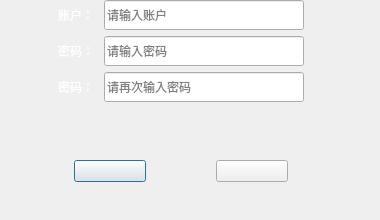
<?xml version="1.0" encoding="UTF-8"?>
<ui version="4.0">
 <class>NewLogininDialog</class>
 <widget class="QDialog" name="NewLogininDialog">
  <property name="geometry">
   <rect>
    <x>0</x>
    <y>0</y>
    <width>380</width>
    <height>220</height>
   </rect>
  </property>
  <property name="minimumSize">
   <size>
    <width>380</width>
    <height>220</height>
   </size>
  </property>
  <property name="maximumSize">
   <size>
    <width>380</width>
    <height>220</height>
   </size>
  </property>
  <property name="windowTitle">
   <string>随手记--注册</string>
  </property>
  <property name="styleSheet">
   <string notr="true">#NewLogininDialog{border-image: url(:/new/prefix1/image/登陆界面背景.png);}</string>
  </property>
  <widget class="QWidget" name="layoutWidget">
   <property name="geometry">
    <rect>
     <x>10</x>
     <y>0</y>
     <width>342</width>
     <height>233</height>
    </rect>
   </property>
   <layout class="QVBoxLayout" name="verticalLayout">
    <item>
     <layout class="QHBoxLayout" name="horizontalLayout_3">
      <item>
       <spacer name="horizontalSpacer_2">
        <property name="orientation">
         <enum>Qt::Horizontal</enum>
        </property>
        <property name="sizeHint" stdset="0">
         <size>
          <width>40</width>
          <height>20</height>
         </size>
        </property>
       </spacer>
      </item>
      <item>
       <widget class="QLabel" name="labelUser">
        <property name="minimumSize">
         <size>
          <width>40</width>
          <height>30</height>
         </size>
        </property>
        <property name="maximumSize">
         <size>
          <width>40</width>
          <height>30</height>
         </size>
        </property>
        <property name="styleSheet">
         <string notr="true">color: rgb(255, 255, 255);</string>
        </property>
        <property name="text">
         <string>账户：</string>
        </property>
       </widget>
      </item>
      <item>
       <widget class="QLineEdit" name="usrLineEdit">
        <property name="minimumSize">
         <size>
          <width>200</width>
          <height>30</height>
         </size>
        </property>
        <property name="maximumSize">
         <size>
          <width>200</width>
          <height>30</height>
         </size>
        </property>
        <property name="styleSheet">
         <string notr="true">border-image: url(:/new/prefix1/image/万能背景.png);</string>
        </property>
        <property name="placeholderText">
         <string>请输入账户</string>
        </property>
       </widget>
      </item>
      <item>
       <spacer name="horizontalSpacer_4">
        <property name="orientation">
         <enum>Qt::Horizontal</enum>
        </property>
        <property name="sizeHint" stdset="0">
         <size>
          <width>40</width>
          <height>20</height>
         </size>
        </property>
       </spacer>
      </item>
     </layout>
    </item>
    <item>
     <layout class="QHBoxLayout" name="horizontalLayout_2">
      <item>
       <spacer name="horizontalSpacer_5">
        <property name="orientation">
         <enum>Qt::Horizontal</enum>
        </property>
        <property name="sizeHint" stdset="0">
         <size>
          <width>40</width>
          <height>20</height>
         </size>
        </property>
       </spacer>
      </item>
      <item>
       <widget class="QLabel" name="labelPassword">
        <property name="minimumSize">
         <size>
          <width>40</width>
          <height>30</height>
         </size>
        </property>
        <property name="maximumSize">
         <size>
          <width>40</width>
          <height>30</height>
         </size>
        </property>
        <property name="styleSheet">
         <string notr="true">color: rgb(255, 255, 255);</string>
        </property>
        <property name="text">
         <string>密码：</string>
        </property>
       </widget>
      </item>
      <item>
       <widget class="QLineEdit" name="textPassword">
        <property name="minimumSize">
         <size>
          <width>200</width>
          <height>30</height>
         </size>
        </property>
        <property name="maximumSize">
         <size>
          <width>200</width>
          <height>30</height>
         </size>
        </property>
        <property name="styleSheet">
         <string notr="true">border-image: url(:/new/prefix1/image/万能背景.png);</string>
        </property>
        <property name="echoMode">
         <enum>QLineEdit::Password</enum>
        </property>
        <property name="placeholderText">
         <string>请输入密码</string>
        </property>
       </widget>
      </item>
      <item>
       <spacer name="horizontalSpacer_7">
        <property name="orientation">
         <enum>Qt::Horizontal</enum>
        </property>
        <property name="sizeHint" stdset="0">
         <size>
          <width>40</width>
          <height>20</height>
         </size>
        </property>
       </spacer>
      </item>
     </layout>
    </item>
    <item>
     <layout class="QHBoxLayout" name="horizontalLayout">
      <item>
       <spacer name="horizontalSpacer_6">
        <property name="orientation">
         <enum>Qt::Horizontal</enum>
        </property>
        <property name="sizeHint" stdset="0">
         <size>
          <width>40</width>
          <height>20</height>
         </size>
        </property>
       </spacer>
      </item>
      <item>
       <widget class="QLabel" name="labelPassword_2">
        <property name="minimumSize">
         <size>
          <width>40</width>
          <height>30</height>
         </size>
        </property>
        <property name="maximumSize">
         <size>
          <width>40</width>
          <height>30</height>
         </size>
        </property>
        <property name="styleSheet">
         <string notr="true">color: rgb(255, 255, 255);</string>
        </property>
        <property name="text">
         <string>密码：</string>
        </property>
       </widget>
      </item>
      <item>
       <widget class="QLineEdit" name="textPassword_2">
        <property name="minimumSize">
         <size>
          <width>200</width>
          <height>30</height>
         </size>
        </property>
        <property name="maximumSize">
         <size>
          <width>200</width>
          <height>30</height>
         </size>
        </property>
        <property name="styleSheet">
         <string notr="true">border-image: url(:/new/prefix1/image/万能背景.png);</string>
        </property>
        <property name="echoMode">
         <enum>QLineEdit::Password</enum>
        </property>
        <property name="placeholderText">
         <string>请再次输入密码</string>
        </property>
       </widget>
      </item>
      <item>
       <spacer name="horizontalSpacer_10">
        <property name="orientation">
         <enum>Qt::Horizontal</enum>
        </property>
        <property name="sizeHint" stdset="0">
         <size>
          <width>40</width>
          <height>20</height>
         </size>
        </property>
       </spacer>
      </item>
     </layout>
    </item>
    <item>
     <spacer name="verticalSpacer">
      <property name="orientation">
       <enum>Qt::Vertical</enum>
      </property>
      <property name="sizeHint" stdset="0">
       <size>
        <width>20</width>
        <height>40</height>
       </size>
      </property>
     </spacer>
    </item>
    <item>
     <layout class="QHBoxLayout" name="horizontalLayout_4">
      <item>
       <spacer name="horizontalSpacer_8">
        <property name="orientation">
         <enum>Qt::Horizontal</enum>
        </property>
        <property name="sizeHint" stdset="0">
         <size>
          <width>40</width>
          <height>20</height>
         </size>
        </property>
       </spacer>
      </item>
      <item>
       <widget class="QPushButton" name="btnLogin">
        <property name="minimumSize">
         <size>
          <width>72</width>
          <height>21</height>
         </size>
        </property>
        <property name="cursor">
         <cursorShape>PointingHandCursor</cursorShape>
        </property>
        <property name="styleSheet">
         <string notr="true">border-image: url(:/new/prefix1/image/点击注册.png);</string>
        </property>
        <property name="text">
         <string/>
        </property>
       </widget>
      </item>
      <item>
       <spacer name="horizontalSpacer">
        <property name="orientation">
         <enum>Qt::Horizontal</enum>
        </property>
        <property name="sizeHint" stdset="0">
         <size>
          <width>40</width>
          <height>20</height>
         </size>
        </property>
       </spacer>
      </item>
      <item>
       <widget class="QPushButton" name="btnExit">
        <property name="minimumSize">
         <size>
          <width>72</width>
          <height>21</height>
         </size>
        </property>
        <property name="cursor">
         <cursorShape>PointingHandCursor</cursorShape>
        </property>
        <property name="styleSheet">
         <string notr="true">border-image: url(:/new/prefix1/image/返回登陆.png);</string>
        </property>
        <property name="text">
         <string/>
        </property>
       </widget>
      </item>
      <item>
       <spacer name="horizontalSpacer_9">
        <property name="orientation">
         <enum>Qt::Horizontal</enum>
        </property>
        <property name="sizeHint" stdset="0">
         <size>
          <width>40</width>
          <height>20</height>
         </size>
        </property>
       </spacer>
      </item>
     </layout>
    </item>
    <item>
     <spacer name="verticalSpacer_2">
      <property name="orientation">
       <enum>Qt::Vertical</enum>
      </property>
      <property name="sizeHint" stdset="0">
       <size>
        <width>20</width>
        <height>40</height>
       </size>
      </property>
     </spacer>
    </item>
   </layout>
  </widget>
 </widget>
 <resources/>
 <connections/>
</ui>
